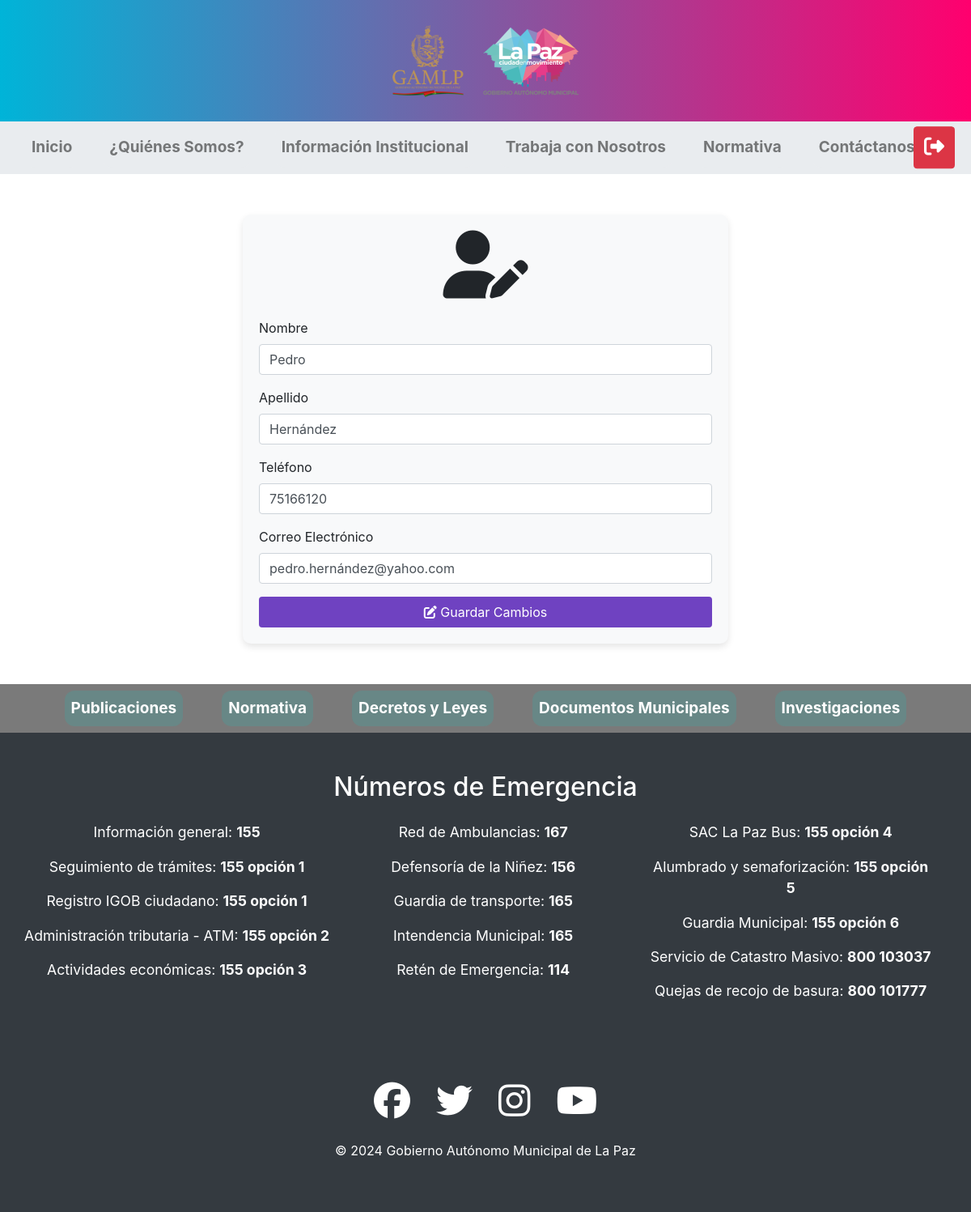
Screenshot of /PrimerParcial324/actualizarPersona.php?id=6 (signed in) with the database file from the repository.
### tables this page shows
CREATE TABLE `persona` (
  `id_persona` int(11) NOT NULL,
  `nombre` varchar(50) DEFAULT NULL,
  `apellido` varchar(50) DEFAULT NULL,
  `ci` varchar(20) DEFAULT NULL,
  `telefono` varchar(15) DEFAULT NULL,
  `correo` varchar(50) DEFAULT NULL
);

### PrimerParcial324/actualizarPersona.php (the view, shortened to what this page needs)
<?php
include 'header.php';
include 'resources/conexion.php';
$id_persona = $_GET["id"];
$sql = "select * from persona where id_persona = $id_persona";
$resultado = mysqli_query($enlace, $sql);
$fila = mysqli_fetch_array($resultado);
?>
<div class="container">
    <div class="form-container">
        <h3 class="text-center mb-4"><i class="fa-solid fa-user-pen fa-3x"></i></h3>
        <form id="editPersonForm" action="resources/actualizar_persona.php" method="POST">
            <div class="form-group">
                <label for="nombre">Nombre</label>
                <input type="text" class="form-control" id="nombre" name="nombre" value=<?php echo $fila["nombre"] ?> required>
            </div>
            <div class="form-group">
                <label for="apellido">Apellido</label>
                <input type="text" class="form-control" id="apellido" name="apellido" value=<?php echo $fila["apellido"] ?> required>
            </div>
            <div class="form-group">
                <label for="telefono">Teléfono</label>
                <input type="text" class="form-control" id="telefono" name="telefono" value=<?php echo $fila["telefono"] ?> required>
            </div>
            <div class="form-group">
                <label for="correo">Correo Electrónico</label>
                <input type="email" class="form-control" id="correo" name="correo" value=<?php echo $fila["correo"] ?> required>
            </div>
            <button type="submit" class="btn btn-custom btn-block"><i class="fa-solid fa-pen-to-square"></i> Guardar Cambios</button>
        </form>
    </div>
</div>
<?php
include 'footer.php';
?>

### PrimerParcial324/css/style.css (style rules this page uses)
.form-container { max-width: 600px; margin: 50px auto; padding: 20px; border-radius: 10px; background-color: #f8f9fa; box-shadow: 0 4px 8px rgba(0, 0, 0, 0.1); }
.btn-custom { background-color: #6f42c1; color: white; }

### rows the page displays
persona: nombre "Pedro", apellido "Hernández", telefono "75166120", correo "pedro.hernández@yahoo.com"
